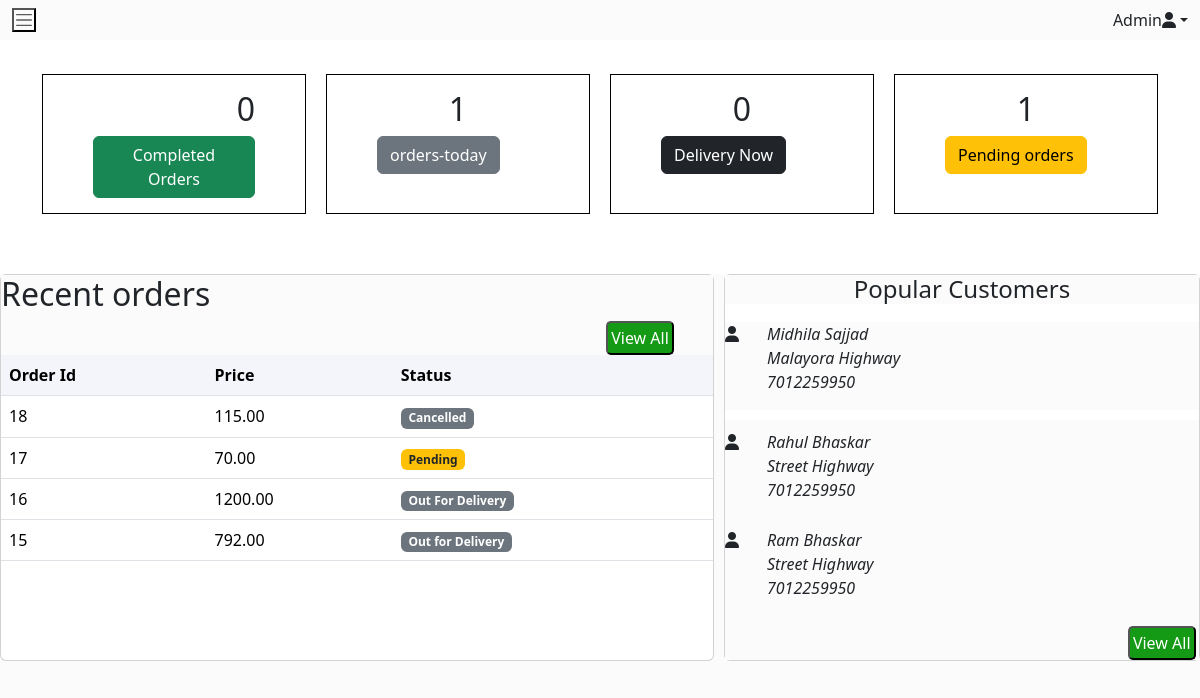
The page /admin_home/ on the database its author committed.
### my_app/models.py (models this page shows, shortened)
class Order(models.Model):
    ORDER_STATUS_CHOICES=[
        ('Pending','Pending'),
        ('Processing','Processing'),
        ('Out For Delivery','Out For Delivery'),
        ('Delivered','Delivered'),
        ('Cancelled','Cancelled')
        ]
    user=models.ForeignKey(User,on_delete=models.CASCADE,null=True,blank=True)
    shipping_address = models.ForeignKey(ShippingAddress, on_delete=models.CASCADE)
    total_price = models.DecimalField(max_digits=10, decimal_places=2)
    created_at=models.DateTimeField(auto_now_add=True)
    payment_method=models.CharField(max_length=50)
    payment_status = models.CharField(max_length=100)
    order_status = models.CharField(max_length=100,choices=ORDER_STATUS_CHOICES,default='Pending')

class ShippingAddress(models.Model):
    user = models.ForeignKey(User, on_delete=models.CASCADE, null=True, blank=True)
    first_name = models.CharField(max_length=50)
    last_name = models.CharField(max_length=50)
    address = models.TextField()
    mobile = models.CharField(max_length=15,null=True,blank=True)
    email = models.EmailField()
    state = models.CharField(max_length=50,null=True,blank=True)
    pincode=models.IntegerField(null=True)

### my_app/views.py (the view)
# urls.py: path("admin_home/",views.admin_home,name="admin_home"),
def admin_home(request):
    recent_orders = Order.objects.all().order_by('-created_at')[:5]
    customer_details=ShippingAddress.objects.all()[:3]
    Pending_order=Order.objects.filter(order_status='Pending').count()
    Delivered_order=Order.objects.filter(order_status='Delivered').count()
    Out_order=Order.objects.filter(order_status='Out For Delivery').count()
    return render(request,"admin_home.html",{'recent_orders':recent_orders,
                                             'customer_details':customer_details,
                                             'Pending_order':Pending_order,
                                             'Delivered_order':Delivered_order,
                                             'Out_order':Out_order
                                             })

### templates/admin_home.html (shortened to what this page needs)
<!DOCTYPE html>
{%load static%}
<html lang="en">
<head>
    <link href="https://cdn.jsdelivr.net/npm/bootstrap@5.3.3/dist/css/bootstrap.min.css" rel="stylesheet">
    <link href="https://cdn.jsdelivr.net/npm/bootstrap@5.3.3/dist/css/bootstrap.min.css" rel="stylesheet">
    <link href="https://getbootstrap.com/docs/5.3/assets/css/docs.css" rel="stylesheet">
    <link rel="stylesheet" href="https://cdnjs.cloudflare.com/ajax/libs/font-awesome/6.6.0/css/all.min.css" />
</head>
<body>
    <nav class="navbar bg-body-teritiary fixed-top">
        <div class="container-fluid">
            <button class="navbar-toggler-icon" type="button" data-bs-toggle="offcanvas" data-bs-target="#offcanvasNavbar" aria-controls="offcanvasNavbar" aria-label="Toggle navigation"></button>
            <div class="nav-item dropdown">
              <a href="" class="nav-link dropdown-toggle" data-bs-toggle="dropdown">
                <span>Admin<i class="fa-solid fa-user"></i></span></a>
            </div>
        </div>
      </nav>
  <div class="container">
    <div class="content">
      <h2 style="text-align: end;">{{Delivered_order}}</h2>
      <a href="#" role="button" class="btn btn-success">Completed Orders</a>
    </div>
    <div class="content">
      <h2 style="text-align:center;">{{Out_order}}</h2>
      <button type="button" class="btn btn-secondary text-end">orders-today</button>
    </div>
    <div class="content">
      <h2 style="text-align: center;">{{Delivered_order}}</h2>
      <button type="button" class="btn btn-dark">Delivery Now</button>
    </div>
    <div class="content">
      <h2 style="text-align: center;">{{Pending_order}}</h2>
      <button type="button" class="btn btn-warning">Pending orders</button>
    </div>
  </div>
  <main>
    <div class="card detail">
      <div class="detail-header">
        <h2>Recent orders</h2>
      </div>
      <table class="detail table">
        <thead>
          <tr>
            <th>Order Id </th>
            <th>Price</th>
            <th>Status</th>
          </tr>
        </thead>
        <tbody>
          {% if recent_orders %}
            {% for order in recent_orders %}
              <tr>
                <td>{{order.id}}</th>
                <td>{{order.total_price}}</td>
                <td>
                  {% if order.order_status == 'Pending' %}
                    <span class="badge bg-warning text-dark">Pending</span>
                  {% elif order.order_tatus == 'Delivered' %}
                    <span class="badge bg-success">Delivered</span>
                  {% elif order.order_status == 'Out For Delivery' %}
                    <span class="badge bg-secondary">Out For Delivery</span>
                  {% else %}
                    <span class="badge bg-secondary">{{order.order_status}}</span>
                  {% endif %}
                </td>
              </tr>
            {% endfor %}
          {% else %}
            <tr>
              <td colspan="4" class="text-center">You have no recent orders.</td>
            </tr>
          {% endif %}
          <div class="buttonview">
              <a href="{% url 'my_orders'%}"><button class="btncls">View All</button></a>
            </div>
        </tbody>
      </table>
    </div>
    <div class="card customer">
      <h4><center>Popular Customers</center></h4>
      {% for customer in customer_details %}
        <div class="customer-wrapper">
            <div class="customer-image">
              <i class="fa-solid fa-user"></i></div>
                <p><em>{{customer.first_name}} {{customer.last_name}}<em><br/>
                {{customer.address}}<br/>
                {{customer.mobile}}</p>
            </div>
            {% endfor %}
            <div class="buttonview">
              <a href="{%url 'my_customers'%}"><button class="btncls">View All</button></a>
            </div>
        </div>
  </main>
</body>
</html>

### templates/admin_home.html (style rules this page uses)
* { margin:0; padding:0; box-sizing: border-box; background: #fcfbfb; }
.container { margin-top:50px; display:grid; max-height: 200px; grid-template-columns: 1fr 1fr 1fr 1fr; grid-template-rows: 1fr 1fr; grid-gap:20px; background: white; }
main { display:grid; grid-template-columns:1.8fr 1.2fr; grid-template-areas: "container-fluid content"; grid-gap:10px; }
.container-fluid { background: #fcfbfb; grid-area: container-fluid; }
.content { border:1px solid black; padding:15px 50px; background: white; }
.content h2 { background: white; }
.detail-header { display:grid; grid-auto-flow:column; justify-content:space-between; align-items:center; }
.detail table { width:100%; border-collapse: collapse; }
.detail table tr:nth-child(odd) { background-color: #f8f8fb; }
.detail table th { background-color: #f4f4fb; }
.customer-wrapper { display:flex; grid-template-columns:0.1fr 1fr; grid-auto-flow: column; margin:10px 0; align-items:flex-start; gap:2px; }
.customer-image { width:40px; height:40px; border-radius:50%; object-fit:cover; }
.buttonview .btncls { border-radius: 5px; background: rgb(20, 154, 20); margin-left: 85%; color:white; padding:3px; }

### rows shown on the page
Order: id "18", total_price "115.00", order_status "Cancelled"
Order: id "17", total_price "70.00", order_status "Pending"
Order: id "16", total_price "1200.00", order_status "Out For Delivery"
Order: id "15", total_price "792.00", order_status "Out for Delivery"
ShippingAddress: first_name "Midhila", last_name "Sajjad", address "Malayora Highway", mobile "7012259950"
ShippingAddress: first_name "Rahul", last_name "Bhaskar", address "Street Highway", mobile "7012259950"
ShippingAddress: first_name "Ram", last_name "Bhaskar", address "Street Highway", mobile "7012259950"

### other values the page prints
{{ Delivered_order }} "0"
{{ Out_order }} "1"
{{ Pending_order }} "1"
